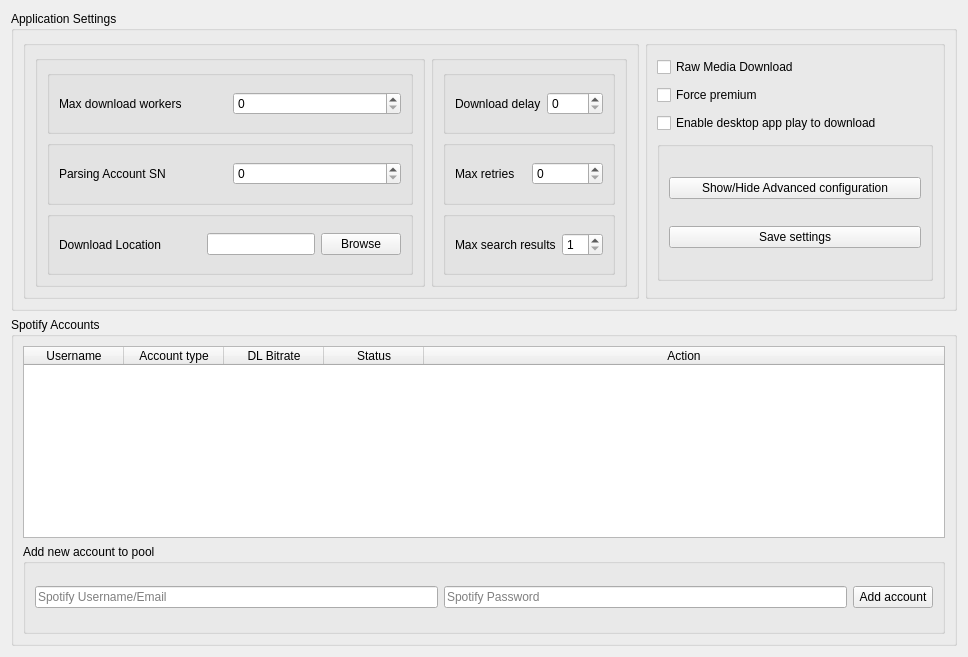
      <widget class="QWidget" name="configuration">
       <attribute name="title">
        <string>Configuration</string>
       </attribute>
       <layout class="QVBoxLayout" name="verticalLayout">
        <item>
         <widget class="QGroupBox" name="groupBox">
          <property name="minimumSize">
           <size>
            <width>0</width>
            <height>300</height>
           </size>
          </property>
          <property name="title">
           <string>Application Settings</string>
          </property>
          <property name="flat">
           <bool>false</bool>
          </property>
          <layout class="QHBoxLayout" name="horizontalLayout_7">
           <item>
            <widget class="QGroupBox" name="groupBox_10">
             <property name="minimumSize">
              <size>
               <width>600</width>
               <height>0</height>
              </size>
             </property>
             <property name="title">
              <string/>
             </property>
             <property name="flat">
              <bool>true</bool>
             </property>
             <layout class="QHBoxLayout" name="horizontalLayout_16">
              <item>
               <widget class="QGroupBox" name="groupBox_15">
                <property name="minimumSize">
                 <size>
                  <width>350</width>
                  <height>0</height>
                 </size>
                </property>
                <property name="autoFillBackground">
                 <bool>false</bool>
                </property>
                <property name="title">
                 <string/>
                </property>
                <property name="flat">
                 <bool>true</bool>
                </property>
                <property name="checkable">
                 <bool>false</bool>
                </property>
                <layout class="QVBoxLayout" name="verticalLayout_6">
                 <item>
                  <widget class="QGroupBox" name="groupBox_11">
                   <property name="minimumSize">
                    <size>
                     <width>0</width>
                     <height>50</height>
                    </size>
                   </property>
                   <property name="title">
                    <string/>
                   </property>
                   <property name="flat">
                    <bool>true</bool>
                   </property>
                   <layout class="QHBoxLayout" name="horizontalLayout_8">
                    <item>
                     <widget class="QLabel" name="lb_max_threads">
                      <property name="text">
                       <string>Max download workers</string>
                      </property>
                     </widget>
                    </item>
                    <item>
                     <widget class="QSpinBox" name="inp_max_threads"/>
                    </item>
                   </layout>
                  </widget>
                 </item>
                 <item>
                  <widget class="QGroupBox" name="groupBox_14">
                   <property name="minimumSize">
                    <size>
                     <width>0</width>
                     <height>50</height>
                    </size>
                   </property>
                   <property name="title">
                    <string/>
                   </property>
                   <property name="flat">
                    <bool>true</bool>
                   </property>
                   <layout class="QHBoxLayout" name="horizontalLayout_11">
                    <item>
                     <widget class="QLabel" name="lb_parsing_acc_sn">
                      <property name="text">
                       <string>Parsing Account SN</string>
                      </property>
                     </widget>
                    </item>
                    <item>
                     <widget class="QSpinBox" name="inp_parsing_acc_sn"/>
                    </item>
                   </layout>
                  </widget>
                 </item>
                 <item>
                  <widget class="QGroupBox" name="groupBox_12">
                   <property name="minimumSize">
                    <size>
                     <width>0</width>
                     <height>50</height>
                    </size>
                   </property>
                   <property name="title">
                    <string/>
                   </property>
                   <property name="flat">
                    <bool>true</bool>
                   </property>
                   <layout class="QHBoxLayout" name="horizontalLayout_9">
                    <item>
                     <widget class="QLabel" name="lb_download_root">
                      <property name="text">
                       <string>Download Location</string>
                      </property>
                     </widget>
                    </item>
                    <item>
                     <spacer name="horizontalSpacer">
                      <property name="orientation">
                       <enum>Qt::Horizontal</enum>
                      </property>
                      <property name="sizeHint" stdset="0">
                       <size>
                        <width>40</width>
                        <height>20</height>
                       </size>
                      </property>
                     </spacer>
                    </item>
                    <item>
                     <widget class="QLineEdit" name="inp_download_root"/>
                    </item>
                    <item>
                     <widget class="QPushButton" name="btn_download_root_browse">
                      <property name="text">
                       <string>Browse</string>
                      </property>
                     </widget>
                    </item>
                   </layout>
                  </widget>
                 </item>
                </layout>
               </widget>
              </item>
              <item>
               <widget class="QGroupBox" name="groupBox_16">
                <property name="title">
                 <string/>
                </property>
                <property name="flat">
                 <bool>true</bool>
                </property>
                <layout class="QVBoxLayout" name="verticalLayout_7">
                 <item>
                  <widget class="QGroupBox" name="groupBox_20">
                   <property name="minimumSize">
                    <size>
                     <width>0</width>
                     <height>50</height>
                    </size>
                   </property>
                   <property name="title">
                    <string/>
                   </property>
                   <property name="flat">
                    <bool>true</bool>
                   </property>
                   <layout class="QHBoxLayout" name="horizontalLayout_15">
                    <item>
                     <widget class="QLabel" name="lb_download_delay">
                      <property name="text">
                       <string>Download delay</string>
                      </property>
                     </widget>
                    </item>
                    <item>
                     <widget class="QSpinBox" name="inp_download_delay"/>
                    </item>
                   </layout>
                  </widget>
                 </item>
                 <item>
                  <widget class="QGroupBox" name="groupBox_17">
                   <property name="minimumSize">
                    <size>
                     <width>0</width>
                     <height>50</height>
                    </size>
                   </property>
                   <property name="title">
                    <string/>
                   </property>
                   <property name="flat">
                    <bool>true</bool>
                   </property>
                   <layout class="QHBoxLayout" name="horizontalLayout_12">
                    <item>
                     <widget class="QLabel" name="lb_max_retries">
                      <property name="text">
                       <string>Max retries</string>
                      </property>
                     </widget>
                    </item>
                    <item>
                     <widget class="QSpinBox" name="inp_max_retries"/>
                    </item>
                   </layout>
                  </widget>
                 </item>
                 <item>
                  <widget class="QGroupBox" name="groupBox_21">
                   <property name="minimumSize">
                    <size>
                     <width>0</width>
                     <height>50</height>
                    </size>
                   </property>
                   <property name="title">
                    <string/>
                   </property>
                   <property name="flat">
                    <bool>true</bool>
                   </property>
                   <layout class="QHBoxLayout" name="horizontalLayout_10">
                    <item>
                     <widget class="QLabel" name="lm_media_format_2">
                      <property name="text">
                       <string>Max search results</string>
                      </property>
                     </widget>
                    </item>
                    <item>
                     <widget class="QSpinBox" name="inp_max_search_results">
                      <property name="minimum">
                       <number>1</number>
                      </property>
                      <property name="maximum">
                       <number>50</number>
                      </property>
                     </widget>
                    </item>
                   </layout>
                  </widget>
                 </item>
                </layout>
               </widget>
              </item>
             </layout>
            </widget>
           </item>
           <item>
            <widget class="QGroupBox" name="groupBox_9">
             <property name="minimumSize">
              <size>
               <width>300</width>
               <height>0</height>
              </size>
             </property>
             <property name="maximumSize">
              <size>
               <width>300</width>
               <height>16777215</height>
              </size>
             </property>
             <property name="title">
              <string/>
             </property>
             <property name="flat">
              <bool>true</bool>
             </property>
             <layout class="QVBoxLayout" name="verticalLayout_8">
              <item>
               <widget class="QCheckBox" name="inp_raw_download">
                <property name="text">
                 <string>Raw Media Download</string>
                </property>
               </widget>
              </item>
              <item>
               <widget class="QCheckBox" name="inp_force_premium">
                <property name="text">
                 <string>Force premium</string>
                </property>
               </widget>
              </item>
              <item>
               <widget class="QCheckBox" name="inp_enable_spot_watch">
                <property name="text">
                 <string>Enable desktop app play to download</string>
                </property>
               </widget>
              </item>
              <item>
               <widget class="QGroupBox" name="groupBox_2">
                <property name="maximumSize">
                 <size>
                  <width>16777215</width>
                  <height>140</height>
                 </size>
                </property>
                <property name="title">
                 <string/>
                </property>
                <layout class="QVBoxLayout" name="verticalLayout_9">
                 <item>
                  <widget class="QPushButton" name="btn_toggle_advanced">
                   <property name="text">
                    <string>Show/Hide Advanced configuration</string>
                   </property>
                  </widget>
                 </item>
                 <item>
                  <widget class="QPushButton" name="btn_save_config">
                   <property name="text">
                    <string>Save settings</string>
                   </property>
                  </widget>
                 </item>
                </layout>
               </widget>
              </item>
             </layout>
            </widget>
           </item>
          </layout>
         </widget>
        </item>
        <item>
         <widget class="QGroupBox" name="groupbox_accounts">
          <property name="title">
           <string>Spotify Accounts</string>
          </property>
          <property name="flat">
           <bool>true</bool>
          </property>
          <layout class="QVBoxLayout" name="verticalLayout_2">
           <item>
            <widget class="QTableWidget" name="tbl_sessions">
             <property name="frameShape">
              <enum>QFrame::StyledPanel</enum>
             </property>
             <property name="editTriggers">
              <set>QAbstractItemView::NoEditTriggers</set>
             </property>
             <property name="selectionMode">
              <enum>QAbstractItemView::SingleSelection</enum>
             </property>
             <property name="selectionBehavior">
              <enum>QAbstractItemView::SelectRows</enum>
             </property>
             <property name="sortingEnabled">
              <bool>true</bool>
             </property>
             <attribute name="horizontalHeaderStretchLastSection">
              <bool>true</bool>
             </attribute>
             <column>
              <property name="text">
               <string>Username</string>
              </property>
             </column>
             <column>
              <property name="text">
               <string>Account type</string>
              </property>
             </column>
             <column>
              <property name="text">
               <string>DL Bitrate</string>
              </property>
             </column>
             <column>
              <property name="text">
               <string>Status</string>
              </property>
             </column>
             <column>
              <property name="text">
               <string>Action</string>
              </property>
             </column>
            </widget>
           </item>
           <item>
            <widget class="QGroupBox" name="group_login_form">
             <property name="minimumSize">
              <size>
               <width>0</width>
               <height>90</height>
              </size>
             </property>
             <property name="title">
              <string>Add new account to pool</string>
             </property>
             <property name="flat">
              <bool>false</bool>
             </property>
             <layout class="QHBoxLayout" name="horizontalLayout_2">
              <item>
               <widget class="QLineEdit" name="inp_login_username">
                <property name="text">
                 <string/>
                </property>
                <property name="placeholderText">
                 <string>Spotify Username/Email</string>
                </property>
               </widget>
              </item>
              <item>
               <widget class="QLineEdit" name="inp_login_password">
                <property name="text">
                 <string/>
                </property>
                <property name="echoMode">
                 <enum>QLineEdit::Password</enum>
                </property>
                <property name="placeholderText">
                 <string>Spotify Password</string>
                </property>
               </widget>
              </item>
              <item>
               <widget class="QPushButton" name="btn_login_add">
                <property name="text">
                 <string>Add account</string>
                </property>
               </widget>
              </item>
             </layout>
            </widget>
           </item>
          </layout>
         </widget>
        </item>
       </layout>
      </widget>
